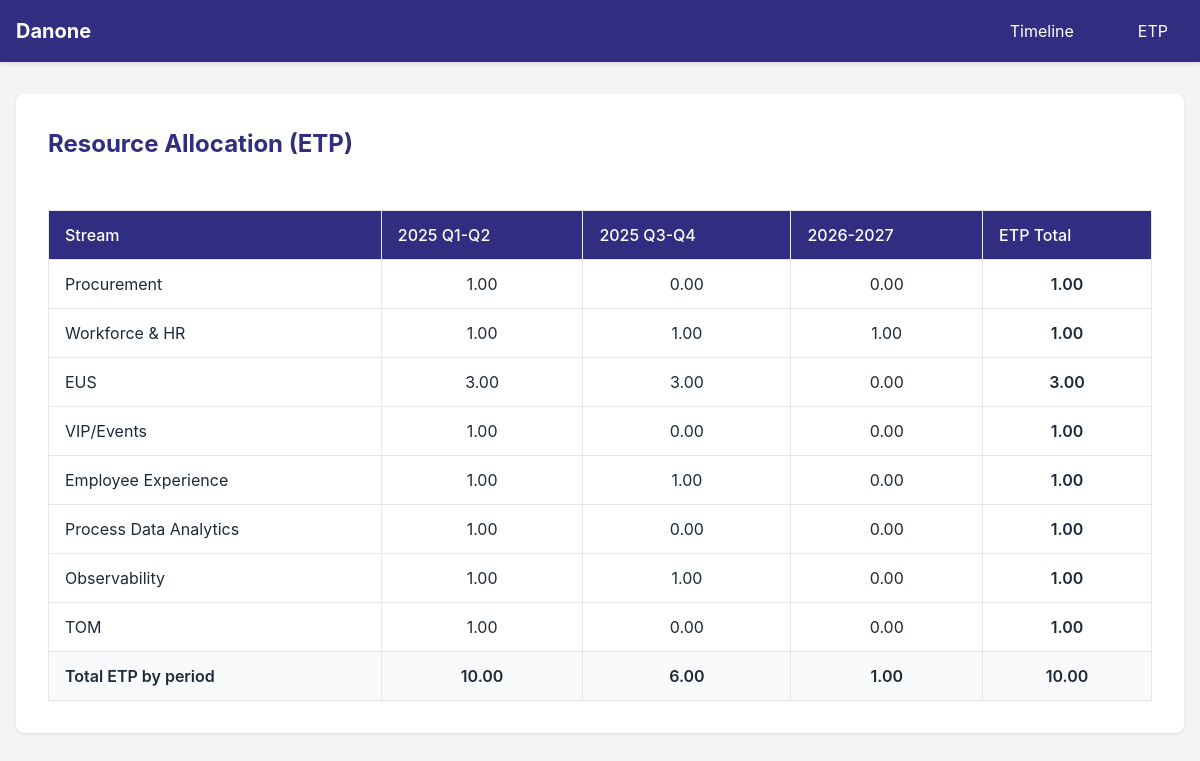
The app's page /project/etp_table with its own data.
### app/models/project.py (models this page shows, shortened)
class Project(db.Model):
    __tablename__ = 'projects'
    id = db.Column(db.Integer, primary_key=True)
    name = db.Column(db.String(100), unique=True, nullable=False)
    color_scheme = db.Column(db.String(50), nullable=False, default='blue')
    created_at = db.Column(db.DateTime, default=datetime.utcnow)
    updated_at = db.Column(db.DateTime, default=datetime.utcnow, onupdate=datetime.utcnow)
    tasks = db.relationship('Task', backref='project', lazy=True, cascade='all, delete-orphan')
    etp_entries = db.relationship('EtpEntry', backref='project', lazy=True, cascade='all, delete-orphan')

### app/models/task.py (models this page shows, shortened)
class Task(db.Model):
    __tablename__ = 'tasks'
    id = db.Column(db.Integer, primary_key=True)
    project_id = db.Column(db.Integer, db.ForeignKey('projects.id'), nullable=False)
    text = db.Column(db.String(200), nullable=False)
    comment = db.Column(db.Text)
    start_date = db.Column(db.Date, nullable=False)
    end_date = db.Column(db.Date, nullable=False)
    color = db.Column(db.String(50), nullable=False)
    etp = db.Column(db.Float, default=1.0)
    created_at = db.Column(db.DateTime, default=datetime.utcnow)
    updated_at = db.Column(db.DateTime, default=datetime.utcnow, onupdate=datetime.utcnow)

### app/routes/project.py (the view)
@bp.route('/etp_table')
def etp_table():
    projects = ProjectService.get_all_projects()
    etp_data, period_totals = EtpService.calculate_etp_per_period(projects)
    total_max_etp = sum(row["total"] for row in etp_data)
    return render_template('project/etp_table.html',
                         etp_data=etp_data,
                         period_totals=period_totals,
                         total_max_etp=total_max_etp)

### app/services/etp_service.py (called while the page is built)
    @staticmethod
    def get_period_for_date(target_date: date) -> str:
        if target_date.year == 2025:
            if target_date.month <= 6:
                return "2025 Q1-Q2"
            else:
                return "2025 Q3-Q4"
        else:
            return "2026-2027"

### app/services/project_service.py (called while the page is built)
    @staticmethod
    def get_all_projects() -> List[Project]:
        return Project.query.all()

### app/templates/project/etp_table.html (shortened to what this page needs)
{% extends "base.html" %}
{% block extra_css %}
<link rel="stylesheet" href="{{ url_for('static', filename='css/project/etp_table.css') }}">
{% endblock %}
{% block content %}
<div class="etp-container">
    <h1 class="page-title">Resource Allocation (ETP)</h1>
    <div class="etp-table-container">
        <table class="etp-table">
            <thead>
                <tr>
                    <th>Stream</th>
                    <th>2025 Q1-Q2</th>
                    <th>2025 Q3-Q4</th>
                    <th>2026-2027</th>
                    <th>ETP Total</th>
                </tr>
            </thead>
            <tbody>
                {% for row in etp_data %}
                <tr data-project="{{ row.name }}">
                    <td>{{ row.name }}</td>
                    <td class="text-center editable-cell" data-period="2025 Q1-Q2">
                        <span class="etp-value">{{ "%.2f"|format(row["2025 Q1-Q2"]) }}</span>
                    </td>
                    <td class="text-center editable-cell" data-period="2025 Q3-Q4">
                        <span class="etp-value">{{ "%.2f"|format(row["2025 Q3-Q4"]) }}</span>
                    </td>
                    <td class="text-center editable-cell" data-period="2026-2027">
                        <span class="etp-value">{{ "%.2f"|format(row["2026-2027"]) }}</span>
                    </td>
                    <td class="text-center row-total">{{ "%.2f"|format(row.total) }}</td>
                </tr>
                {% endfor %}
                <tr class="total-row">
                    <td class="bold">Total ETP by period</td>
                    <td class="text-center period-total" data-period="2025 Q1-Q2">
                        {{ "%.2f"|format(period_totals["2025 Q1-Q2"]) }}
                    </td>
                    <td class="text-center period-total" data-period="2025 Q3-Q4">
                        {{ "%.2f"|format(period_totals["2025 Q3-Q4"]) }}
                    </td>
                    <td class="text-center period-total" data-period="2026-2027">
                        {{ "%.2f"|format(period_totals["2026-2027"]) }}
                    </td>
                    <td class="text-center grand-total">{{ "%.2f"|format(total_max_etp) }}</td>
                </tr>
            </tbody>
        </table>
    </div>
</div>
{% endblock %}

### app/static/css/base.css (style rules this page uses)
:root { --primary-color: #312e81; --secondary-color: #3b82f6; --background-color: #f3f4f6; --text-color: #1f2937; --border-color: #e5e7eb; }
body { font-family: -apple-system, BlinkMacSystemFont, "Segoe UI", Roboto, Oxygen-Sans, Ubuntu, Cantarell, "Helvetica Neue", sans-serif; background-color: var(--background-color); color: var(--text-color); }
.page-title { font-size: 1.5rem; font-weight: bold; margin-bottom: 2rem; color: var(--primary-color); }

### app/static/css/etp_table.css (style rules this page uses)
.etp-container { background-color: white; border-radius: 0.5rem; padding: 2rem; box-shadow: 0 1px 3px rgba(0, 0, 0, 0.1); }
.etp-table-container { overflow-x: auto; }
.etp-table { width: 100%; border-collapse: collapse; margin-top: 1rem; }
.etp-table th, .etp-table td { padding: 0.75rem 1rem; border: 1px solid var(--border-color); }
.etp-table th { background-color: var(--primary-color); color: white; font-weight: 500; text-align: left; }
.etp-table td { background-color: white; }
.text-center { text-align: center; }
.bold { font-weight: 600; }
.total-row { background-color: #f8fafc; }
.total-row td { background-color: #f8fafc; }
.editable-cell { cursor: pointer; position: relative; transition: background-color 0.2s; }
.editable-cell .etp-value { display: block; width: 100%; height: 100%; }
.row-total, .period-total, .grand-total { font-weight: 600; background-color: #f8fafc; }

### records on screen
Project: name "Procurement"
Task: etp "1.00", total "1.00"
Project: name "Workforce & HR"
Task: etp "1.00", total "1.00"
Task: etp "1.00"
Task: etp "1.00"
Project: name "EUS"
Task: etp "3.00", etp "3.00", total "3.00"
Project: name "VIP/Events"
Task: etp "1.00", total "1.00"
Project: name "Employee Experience"
Task: etp "1.00", total "1.00"
Task: etp "1.00"
Project: name "Process Data Analytics"
Task: etp "1.00", total "1.00"
Project: name "Observability"
Task: etp "1.00", total "1.00"
Task: etp "1.00"
Project: name "TOM"
Task: etp "1.00", total "1.00"

### other values on screen
{{ "%.2f"|format(row["2025 Q3-Q4"]) }} "0.00" "0.00" "0.00" "0.00"
{{ "%.2f"|format(row["2026-2027"]) }} "0.00" "0.00" "0.00" "0.00" "0.00" "0.00" "0.00"
{{ "%.2f"|format(period_totals["2025 Q1-Q2"]) }} "10.00"
{{ "%.2f"|format(period_totals["2025 Q3-Q4"]) }} "6.00"
{{ "%.2f"|format(period_totals["2026-2027"]) }} "1.00"
{{ "%.2f"|format(total_max_etp) }} "10.00"
